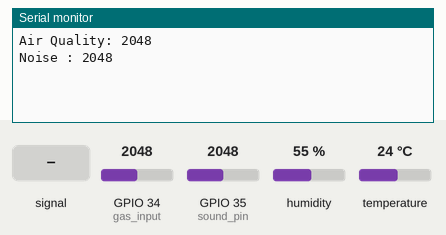
Bench run of a sketch on a simulated ESP32. Shown: the last lines printed to the serial monitor. The inputs (shaded band) are chosen by the test bench; at power-on: GPIO 34 (gas_input) = 2048, GPIO 35 (sound_pin) = 2048, humidity 55 %, temperature 24 °C. WiFi joins after 1.5 s; servers stay silent unless stated.

Above: at 3.0 s.
3.1 s: GPIO 35 (sound_pin) fed a 200 Hz sine of ±327 counts around its level
At 4.0 s:
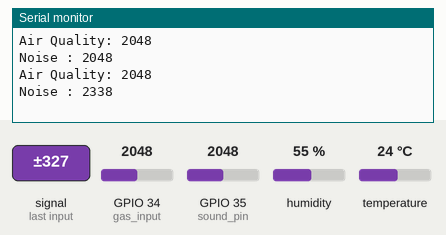
4.6 s: GPIO 34 (gas_input) set to 2866
At 5.7 s:
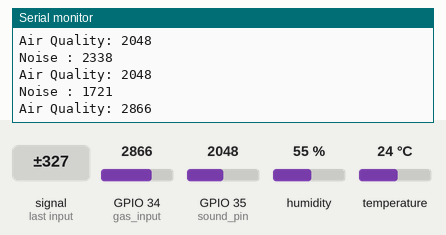
6.1 s: GPIO 35 (sound_pin) set to 2866
At 6.8 s:
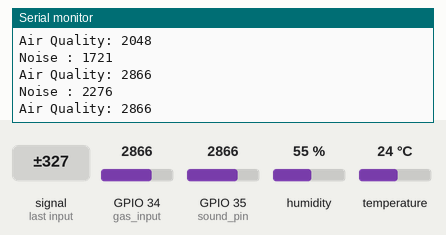
7.6 s: GPIO 35 (sound_pin) fed a 1000 Hz sine of ±1023 counts around its level
At 8.4 s:
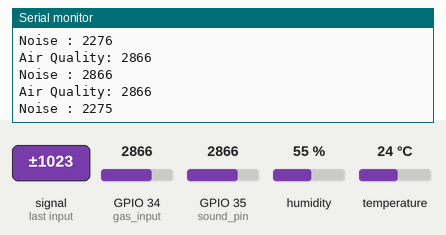
9.1 s: GPIO 34 (gas_input) set to 3972
At 10.1 s:
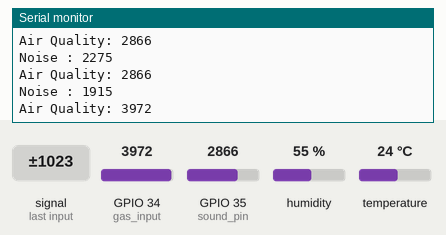
10.6 s: GPIO 35 (sound_pin) set to 3972
At 11.2 s:
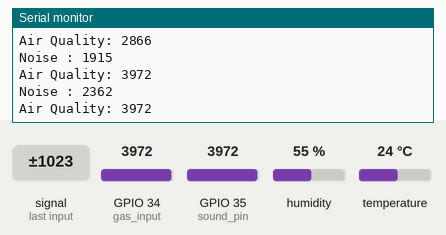
Timing chart, 0 to 13.1 s (numbered marks = the images above; inputs shaded):
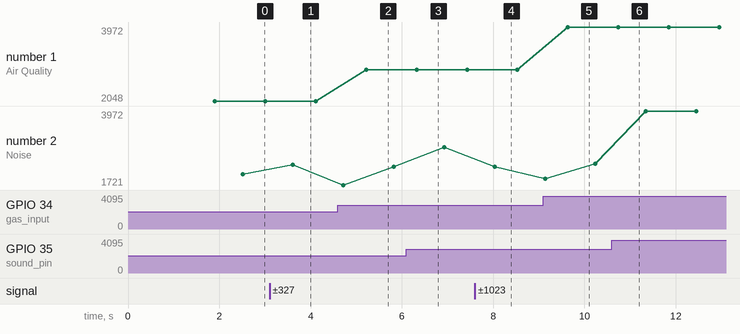

Measured:
- after the input at 3.1 s, the serial monitor: prints a new line after 0.51 s (image 1)
- after the input at 4.6 s, the serial monitor: prints a new line after 0.62 s (image 2)
- after the input at 7.6 s, the serial monitor: prints a new line after 0.43 s (image 4)
- after the input at 9.1 s, the serial monitor: prints a new line after 0.54 s (image 5)
- plotted number 1: 2048 → 2866 after the input at 4.6 s, 2866 → 3972 after the input at 9.1 s
- plotted number 2: 2048 → 2338 after the input at 3.1 s, 2866 → 2275 after the input at 7.6 s

The sketch:

IOT_Project.ino
```cpp
#define BLYNK_TEMPLATE_ID "TMPL3YpsOAUTW"
#define BLYNK_TEMPLATE_NAME "Air Quality Monitoring System"
#define BLYNK_AUTH_TOKEN "obNeeHX-mk-iHqaZkj3b1VH2vOSfeLgF"
#define BLYNK_PRINT Serial
#include <WiFi.h>
#include <WiFiClient.h>
#include <BlynkSimpleEsp32.h>
#include "DHT.h"
DHT dht;
int gas_input = 34;
int dht_pin = 4;
int sound_pin = 35;

char auth[] = BLYNK_AUTH_TOKEN;
char ssid[] = "Reah";
char pass[] = "12345678";

BlynkTimer timer;

void sendSensor() {
  int analog_data = analogRead(gas_input);
  Serial.print("Air Quality: ");
  Serial.println(analog_data);
  delay(200);
  Blynk.virtualWrite(V0, analog_data);
  double humidity = dht.getHumidity();
  double temperature = dht.getTemperature();
  // Serial.println(temperature);
  delay(200);
  Blynk.virtualWrite(V1, temperature);
  // Serial.println(humidity);
  delay(200);
  Blynk.virtualWrite(V2, humidity);
  int noise_data = analogRead(sound_pin);
  Serial.print("Noise : ");
  Serial.println(noise_data);
  delay(200);
  Blynk.virtualWrite(V3, noise_data);
  delay(300);

}

void setup() {
  Serial.begin(9600);
  Blynk.begin(auth, ssid, pass);
  dht.setup(dht_pin);
  timer.setInterval(100L, sendSensor);
}

void loop(){
  Blynk.run();
  timer.run();
}
```
